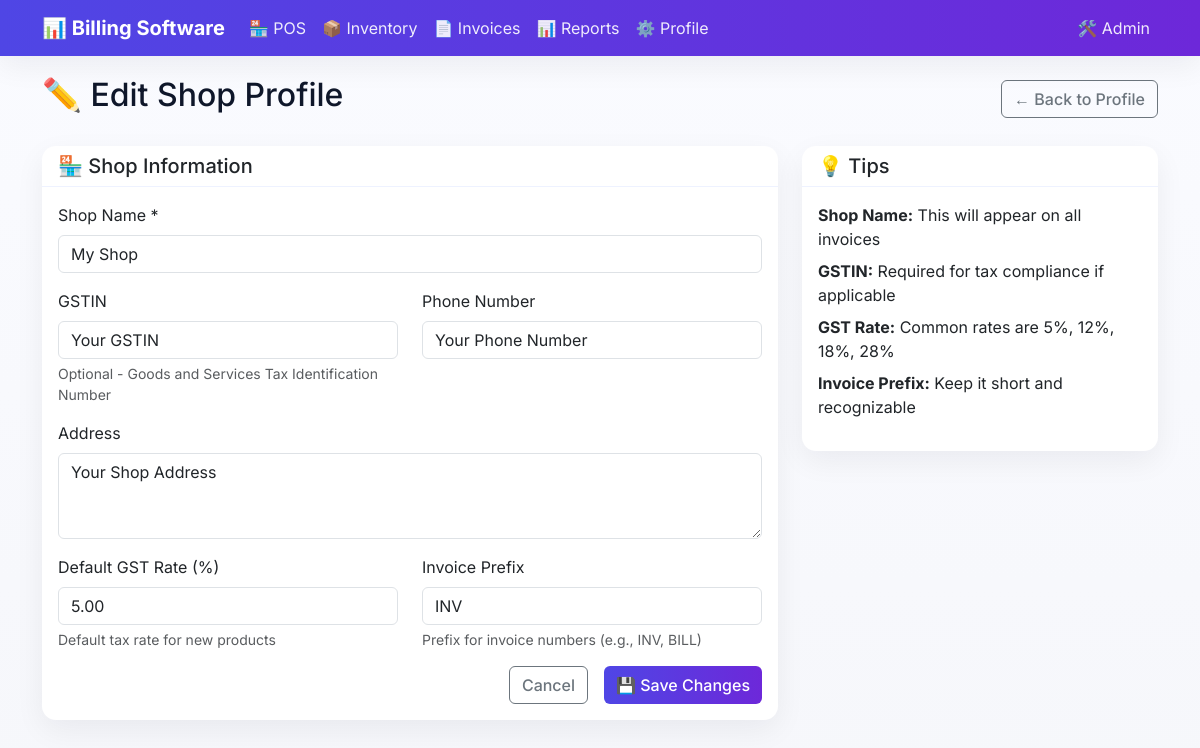
Page /profile/edit/ on the committed database.
### profiles/models.py (models this page shows, shortened)
class ShopProfile(models.Model):
    shop_name = models.CharField(max_length=200, default="My Shop")
    gstin = models.CharField(max_length=15, blank=True, null=True, help_text="GST Identification Number")
    phone = models.CharField(max_length=15, blank=True, null=True)
    address = models.TextField(blank=True, null=True)
    logo = models.ImageField(upload_to='shop_logos/', blank=True, null=True)
    default_gst_rate = models.DecimalField(max_digits=5, decimal_places=2, default=5.00)
    invoice_prefix = models.CharField(max_length=10, default="INV", help_text="Prefix for invoice numbers")
    last_invoice_number = models.IntegerField(default=0, help_text="Last generated invoice number")
    inventory_password_hash = models.CharField(max_length=128, blank=True, null=True, help_text="Password for inventory access")
    created_at = models.DateTimeField(auto_now_add=True)
    updated_at = models.DateTimeField(auto_now=True)
    class Meta:
        verbose_name = "Shop Profile"
        verbose_name_plural = "Shop Profiles"
    @classmethod
    def get_shop_profile(cls):
        profile, created = cls.objects.get_or_create(pk=1)
        return profile

### profiles/views.py (the view, shortened to what this page needs)
# urls.py: path('edit/', views.profile_edit, name='profile_edit'),
def profile_edit(request):
    shop_profile = ShopProfile.get_shop_profile()
    context = {
        'shop_profile': shop_profile,
        'page_title': 'Edit Shop Profile'
    }
    return render(request, 'profiles/profile_edit.html', context)

### templates/profiles/profile_edit.html (shortened to what this page needs)
{% extends 'base.html' %}
{% block content %}
<div class="d-flex justify-content-between align-items-center mb-4">
    <h2>✏️ Edit Shop Profile</h2>
    <a href="{% url 'profiles:profile_detail' %}" class="btn btn-outline-secondary">← Back to Profile</a>
</div>
<div class="row">
    <div class="col-lg-8">
        <div class="card">
            <div class="card-header">
                <h5 class="mb-0">🏪 Shop Information</h5>
            </div>
            <div class="card-body">
                <form method="post">
                    <div class="mb-3">
                        <label for="shop_name" class="form-label">Shop Name *</label>
                        <input type="text"
                               id="shop_name"
                               name="shop_name"
                               class="form-control"
                               value="{{ shop_profile.shop_name }}"
                               required>
                    </div>
                    <div class="row">
                        <div class="col-md-6">
                            <div class="mb-3">
                                <label for="gstin" class="form-label">GSTIN</label>
                                <input type="text"
                                       id="gstin"
                                       name="gstin"
                                       class="form-control"
                                       value="{{ shop_profile.gstin|default:'' }}"
                                       placeholder="e.g., 22AAAAA0000A1Z5">
                                <div class="form-text">Optional - Goods and Services Tax Identification Number</div>
                            </div>
                        </div>
                        <div class="col-md-6">
                            <div class="mb-3">
                                <label for="phone" class="form-label">Phone Number</label>
                                <input type="tel"
                                       id="phone"
                                       name="phone"
                                       class="form-control"
                                       value="{{ shop_profile.phone|default:'' }}"
                                       placeholder="e.g., +91 9876543210">
                            </div>
                        </div>
                    </div>
                    <div class="mb-3">
                        <label for="address" class="form-label">Address</label>
                        <textarea id="address"
                                  name="address"
                                  class="form-control"
                                  rows="3"
                                  placeholder="Shop address for invoices...">{{ shop_profile.address|default:'' }}</textarea>
                    </div>
                    <div class="row">
                        <div class="col-md-6">
                            <div class="mb-3">
                                <label for="default_gst_rate" class="form-label">Default GST Rate (%)</label>
                                <input type="number"
                                       id="default_gst_rate"
                                       name="default_gst_rate"
                                       class="form-control"
                                       value="{{ shop_profile.default_gst_rate }}"
                                       min="0"
                                       max="28"
                                       step="0.01"
                                       required>
                                <div class="form-text">Default tax rate for new products</div>
                            </div>
                        </div>
                        <div class="col-md-6">
                            <div class="mb-3">
                                <label for="invoice_prefix" class="form-label">Invoice Prefix</label>
                                <input type="text"
                                       id="invoice_prefix"
                                       name="invoice_prefix"
                                       class="form-control"
                                       value="{{ shop_profile.invoice_prefix }}"
                                       maxlength="10"
                                       required>
                                <div class="form-text">Prefix for invoice numbers (e.g., INV, BILL)</div>
                            </div>
                        </div>
                    </div>
                    <div class="d-grid gap-2 d-md-flex justify-content-md-end">
                        <a href="{% url 'profiles:profile_detail' %}" class="btn btn-outline-secondary me-md-2">
                            Cancel
                        </a>
                        <button type="submit" class="btn btn-primary">
                            💾 Save Changes
                        </button>
                    </div>
                </form>
            </div>
        </div>
    </div>
    <div class="col-lg-4">
        <div class="card">
            <div class="card-header">
                <h5 class="mb-0">💡 Tips</h5>
            </div>
            <div class="card-body">
                <ul class="list-unstyled">
                    <li class="mb-2">
                        <strong>Shop Name:</strong> This will appear on all invoices
                    </li>
                    <li class="mb-2">
                        <strong>GSTIN:</strong> Required for tax compliance if applicable
                    </li>
                    <li class="mb-2">
                        <strong>GST Rate:</strong> Common rates are 5%, 12%, 18%, 28%
                    </li>
                    <li class="mb-2">
                        <strong>Invoice Prefix:</strong> Keep it short and recognizable
                    </li>
                </ul>
            </div>
        </div>
    </div>
</div>
{% endblock %}

### templates/base.html (style rules this page uses)
:root { --primary-color: #4f46e5; --secondary-color: #64748b; --success-color: #16a34a; --warning-color: #f59e0b; --danger-color: #ef4444; --light-bg: #f6f7fb; --card-bg: #ffffff; --text-color: #0f172a; --muted-color: #64748b; --ring: rgba(79, 70, 229, .25); --shadow: 0 10px 30px rgba(15,23,42,0.06); --shadow-hover: 0 18px 40px rgba(15,23,42,0.10); }
body { font-family: 'Inter', 'Segoe UI', Tahoma, Geneva, Verdana, sans-serif; background: linear-gradient(180deg, #fafbff 0%, #f6f7fb 100%); color: var(--text-color); -webkit-font-smoothing: antialiased; -moz-osx-font-smoothing: grayscale; }
.card { border: none; background: var(--card-bg); box-shadow: var(--shadow); border-radius: 14px; transition: transform .15s ease, box-shadow .15s ease; }
.card-header { background: transparent; border-bottom: 1px solid #eef2ff; }
.btn { border-radius: 6px; font-weight: 500; transition: transform .08s ease, box-shadow .15s ease; }
.btn-primary, .bg-primary { background: linear-gradient(90deg, var(--primary-color), #6d28d9) !important; border: none; }

### rows in the picture
ShopProfile: shop_name "My Shop", gstin "Your GSTIN", phone "Your Phone Number", address "Your Shop Address", default_gst_rate "5.00", invoice_prefix "INV"
